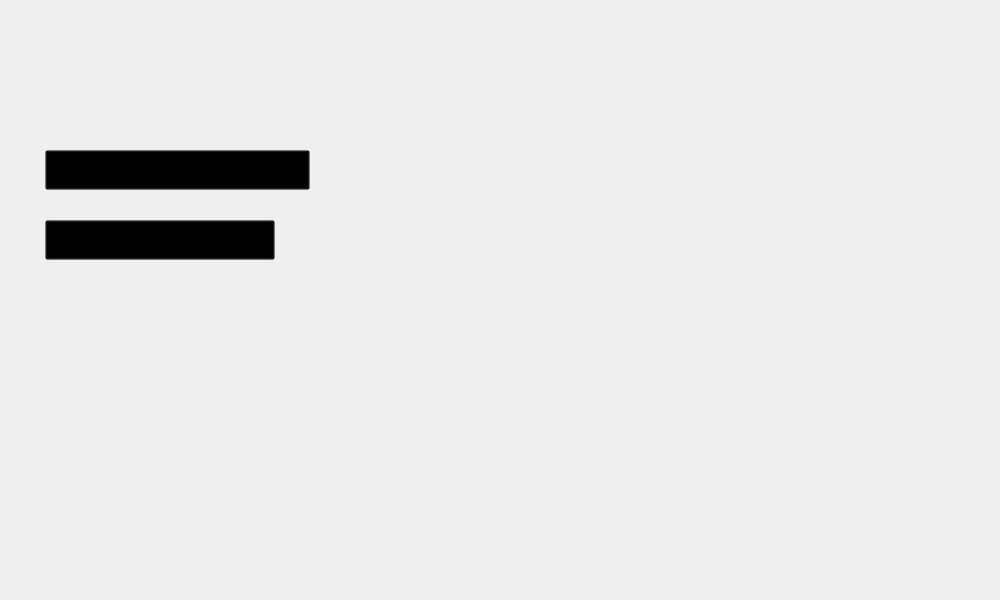
<?xml version="1.0" encoding="UTF-8"?>
<ui version="4.0">
 <class>Venceu</class>
 <widget class="QMainWindow" name="Venceu">
  <property name="geometry">
   <rect>
    <x>0</x>
    <y>0</y>
    <width>1000</width>
    <height>600</height>
   </rect>
  </property>
  <property name="minimumSize">
   <size>
    <width>1000</width>
    <height>600</height>
   </size>
  </property>
  <property name="maximumSize">
   <size>
    <width>1000</width>
    <height>600</height>
   </size>
  </property>
  <property name="windowTitle">
   <string>Você Venceu</string>
  </property>
  <property name="windowIcon">
   <iconset>
    <normaloff>../image/toy_freddy.png</normaloff>../image/toy_freddy.png</iconset>
  </property>
  <widget class="QWidget" name="centralwidget">
   <widget class="QLabel" name="lb_background">
    <property name="geometry">
     <rect>
      <x>0</x>
      <y>0</y>
      <width>1000</width>
      <height>600</height>
     </rect>
    </property>
    <property name="text">
     <string/>
    </property>
    <property name="pixmap">
     <pixmap>../screen/venceu.png</pixmap>
    </property>
    <property name="scaledContents">
     <bool>true</bool>
    </property>
   </widget>
   <widget class="QPushButton" name="btn_venceuNovamente">
    <property name="geometry">
     <rect>
      <x>45</x>
      <y>150</y>
      <width>265</width>
      <height>40</height>
     </rect>
    </property>
    <property name="cursor">
     <cursorShape>PointingHandCursor</cursorShape>
    </property>
    <property name="styleSheet">
     <string notr="true">background: transparent;</string>
    </property>
    <property name="text">
     <string/>
    </property>
   </widget>
   <widget class="QPushButton" name="btn_venceuMenu">
    <property name="geometry">
     <rect>
      <x>45</x>
      <y>220</y>
      <width>230</width>
      <height>40</height>
     </rect>
    </property>
    <property name="cursor">
     <cursorShape>PointingHandCursor</cursorShape>
    </property>
    <property name="styleSheet">
     <string notr="true">background: transparent;</string>
    </property>
    <property name="text">
     <string/>
    </property>
   </widget>
  </widget>
 </widget>
 <resources/>
 <connections/>
</ui>
